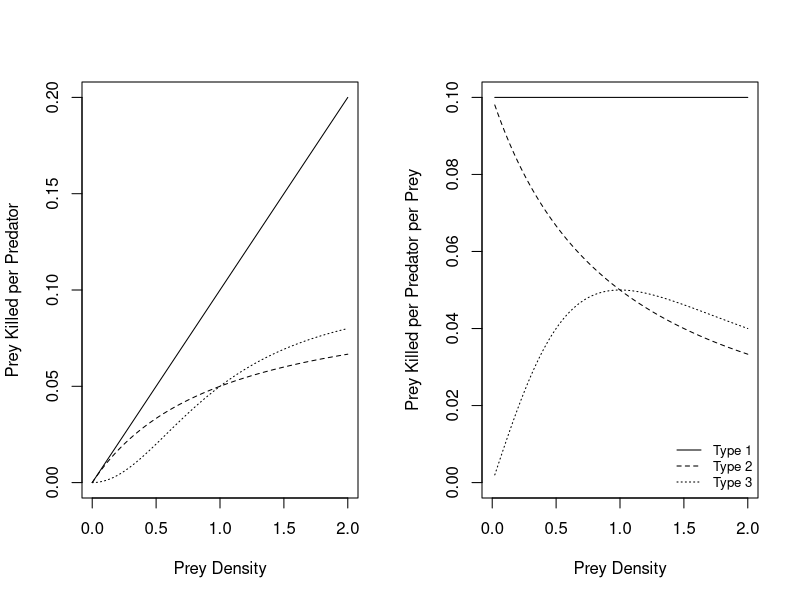

Reproduce this figure in R.
##### Notes from Enemy-Victim Interactions Chapter of a Primer of Ecology with R

######################### Lotka-Voltera Model ###############################
# Instability is a fundamental feature.  When prey reproduce and are limited only by the predator, and the predators are limited by only the abundance of prey, these interactions are not stable.

predpreyLV <- function(t,y,params) {
  H <- y[1] # H = herbivores
  P <- y[1] # P = predators
  with(as.list(params), {
    dH.dt <- b * H - a * P * H # a = attack rate of predator; b = intrinsic growth rate
    dP.dt <- e * a * P * H - s * P 
    
    # note how the loss term of the herbivore (-a * P * H) directly translates to predator growth multiplied by e = conversion efficiency.
    # s = per captia mortality rate
    # note that predators kill herbivores at a rate = a * H.  This a a linear functional response (Type 1), indicating the predators kill a fixed proportion of prey.  In other words, the rate at which predators kill prey is INDEPENDENT of herbivore density.
    # notice how the numerical response of predator incorporates the functional response, multiplied by its conversion efficiency (i.e. number of predators per number of herbivores killed) minus the number that die from other causes (s * P).
  })
}

######################## Functional Responses #####################################
a <- 0.1 # attack rate of predator (all functional response types)
w <- 0.1 # maximum attack rate of predator in Type 2 or 3 functional response
D <- w/a # half saturation constant. Only applicable to Type 2 or 3 functional response. Don't intuitively understand this.

par(mfrow = c(1,2)) # plot 2 graphs side-by-side

# first plot: functional responses
curve(a * x, 0, 2, xlab = "Prey Density", ylab = "Prey Killed per Predator") # Type 2
curve(w * x / (D + x), 0, 2, add = TRUE, lty = 2) # Type 2
curve(w * x^2/ (D^2 + x^2), 0, 2, add = TRUE, lty = 3) # Type 3

# second plot: functional response per prey
curve(a * x/x, 0, 2, xlab = "Prey Density", ylab = "Prey Killed per Predator per Prey", ylim = c(0,a))
curve(w * x / (D + x)/x, 0, 2, add = TRUE, lty = 2)
curve(w * x^2/ (D^2 + x^2)/x, 0, 2, add = TRUE, lty = 3)
legend("bottomright", c("Type 1", "Type 2", "Type 3"), lty = 1:3, bty = "n", cex = 0.8)
